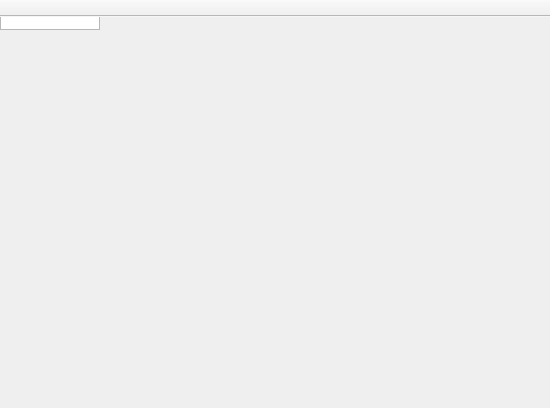
<?xml version="1.0" encoding="UTF-8"?>
<ui version="4.0">
 <class>FmtWorkWndGen</class>
 <widget class="QMainWindow" name="FmtWorkWndGen">
  <property name="geometry">
   <rect>
    <x>0</x>
    <y>0</y>
    <width>550</width>
    <height>408</height>
   </rect>
  </property>
  <property name="windowTitle">
   <string>MainWindow</string>
  </property>
  <widget class="QPlainTextEdit" name="centralwidget">
   <property name="readOnly">
    <bool>true</bool>
   </property>
  </widget>
  <widget class="QToolBar" name="toolBar">
   <property name="windowTitle">
    <string>toolBar</string>
   </property>
   <property name="movable">
    <bool>false</bool>
   </property>
   <property name="iconSize">
    <size>
     <width>16</width>
     <height>16</height>
    </size>
   </property>
   <property name="floatable">
    <bool>false</bool>
   </property>
   <attribute name="toolBarArea">
    <enum>TopToolBarArea</enum>
   </attribute>
   <attribute name="toolBarBreak">
    <bool>false</bool>
   </attribute>
  </widget>
 </widget>
 <resources/>
 <connections/>
</ui>
